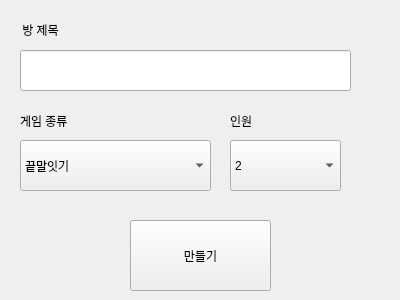
<?xml version="1.0" encoding="UTF-8"?>
<ui version="4.0">
 <class>Form</class>
 <widget class="QWidget" name="Form">
  <property name="geometry">
   <rect>
    <x>0</x>
    <y>0</y>
    <width>400</width>
    <height>300</height>
   </rect>
  </property>
  <property name="windowTitle">
   <string>Form</string>
  </property>
  <widget class="QLineEdit" name="room_naming_lineEdit">
   <property name="geometry">
    <rect>
     <x>20</x>
     <y>50</y>
     <width>331</width>
     <height>41</height>
    </rect>
   </property>
  </widget>
  <widget class="QLabel" name="label">
   <property name="geometry">
    <rect>
     <x>10</x>
     <y>20</y>
     <width>61</width>
     <height>21</height>
    </rect>
   </property>
   <property name="text">
    <string>&lt;html&gt;&lt;head/&gt;&lt;body&gt;&lt;p align=&quot;center&quot;&gt;방 제목&lt;/p&gt;&lt;/body&gt;&lt;/html&gt;</string>
   </property>
  </widget>
  <widget class="QPushButton" name="create_rm_btn">
   <property name="geometry">
    <rect>
     <x>130</x>
     <y>220</y>
     <width>141</width>
     <height>71</height>
    </rect>
   </property>
   <property name="text">
    <string>만들기</string>
   </property>
  </widget>
  <widget class="QComboBox" name="game_kind_cb">
   <property name="geometry">
    <rect>
     <x>20</x>
     <y>140</y>
     <width>191</width>
     <height>51</height>
    </rect>
   </property>
   <item>
    <property name="text">
     <string>끝말잇기</string>
    </property>
   </item>
   <item>
    <property name="text">
     <string>-----</string>
    </property>
   </item>
  </widget>
  <widget class="QComboBox" name="num_people_cb">
   <property name="geometry">
    <rect>
     <x>230</x>
     <y>140</y>
     <width>111</width>
     <height>51</height>
    </rect>
   </property>
   <item>
    <property name="text">
     <string>2</string>
    </property>
   </item>
   <item>
    <property name="text">
     <string>3</string>
    </property>
   </item>
   <item>
    <property name="text">
     <string>4</string>
    </property>
   </item>
  </widget>
  <widget class="QLabel" name="label_2">
   <property name="geometry">
    <rect>
     <x>230</x>
     <y>110</y>
     <width>71</width>
     <height>21</height>
    </rect>
   </property>
   <property name="text">
    <string>인원</string>
   </property>
  </widget>
  <widget class="QLabel" name="label_3">
   <property name="geometry">
    <rect>
     <x>20</x>
     <y>110</y>
     <width>71</width>
     <height>21</height>
    </rect>
   </property>
   <property name="text">
    <string>게임 종류</string>
   </property>
  </widget>
 </widget>
 <resources/>
 <connections/>
</ui>
